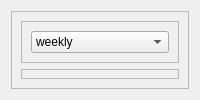
               <widget class="QWidget" name="page3">
                <layout class="QGridLayout" name="gridLayout_5">
                 <item row="1" column="0">
                  <widget class="QFrame" name="frame_19">
                   <property name="frameShape">
                    <enum>QFrame::StyledPanel</enum>
                   </property>
                   <property name="frameShadow">
                    <enum>QFrame::Raised</enum>
                   </property>
                   <layout class="QVBoxLayout" name="verticalLayout_11">
                    <item>
                     <widget class="QFrame" name="frame_22">
                      <property name="sizePolicy">
                       <sizepolicy hsizetype="Preferred" vsizetype="Preferred">
                        <horstretch>0</horstretch>
                        <verstretch>1</verstretch>
                       </sizepolicy>
                      </property>
                      <property name="frameShape">
                       <enum>QFrame::StyledPanel</enum>
                      </property>
                      <property name="frameShadow">
                       <enum>QFrame::Raised</enum>
                      </property>
                      <layout class="QGridLayout" name="gridLayout_9">
                       <item row="0" column="0">
                        <widget class="QComboBox" name="comboBox">
                         <item>
                          <property name="text">
                           <string>weekly</string>
                          </property>
                         </item>
                         <item>
                          <property name="text">
                           <string>monthly</string>
                          </property>
                         </item>
                         <item>
                          <property name="text">
                           <string>yearly</string>
                          </property>
                         </item>
                        </widget>
                       </item>
                      </layout>
                     </widget>
                    </item>
                    <item>
                     <widget class="QFrame" name="frame_23">
                      <property name="sizePolicy">
                       <sizepolicy hsizetype="Preferred" vsizetype="Preferred">
                        <horstretch>0</horstretch>
                        <verstretch>9</verstretch>
                       </sizepolicy>
                      </property>
                      <property name="frameShape">
                       <enum>QFrame::StyledPanel</enum>
                      </property>
                      <property name="frameShadow">
                       <enum>QFrame::Raised</enum>
                      </property>
                      <widget class="QLabel" name="label_32">
                       <property name="geometry">
                        <rect>
                         <x>10</x>
                         <y>0</y>
                         <width>961</width>
                         <height>431</height>
                        </rect>
                       </property>
                       <property name="text">
                        <string>plot</string>
                       </property>
                      </widget>
                     </widget>
                    </item>
                   </layout>
                  </widget>
                 </item>
                </layout>
               </widget>
